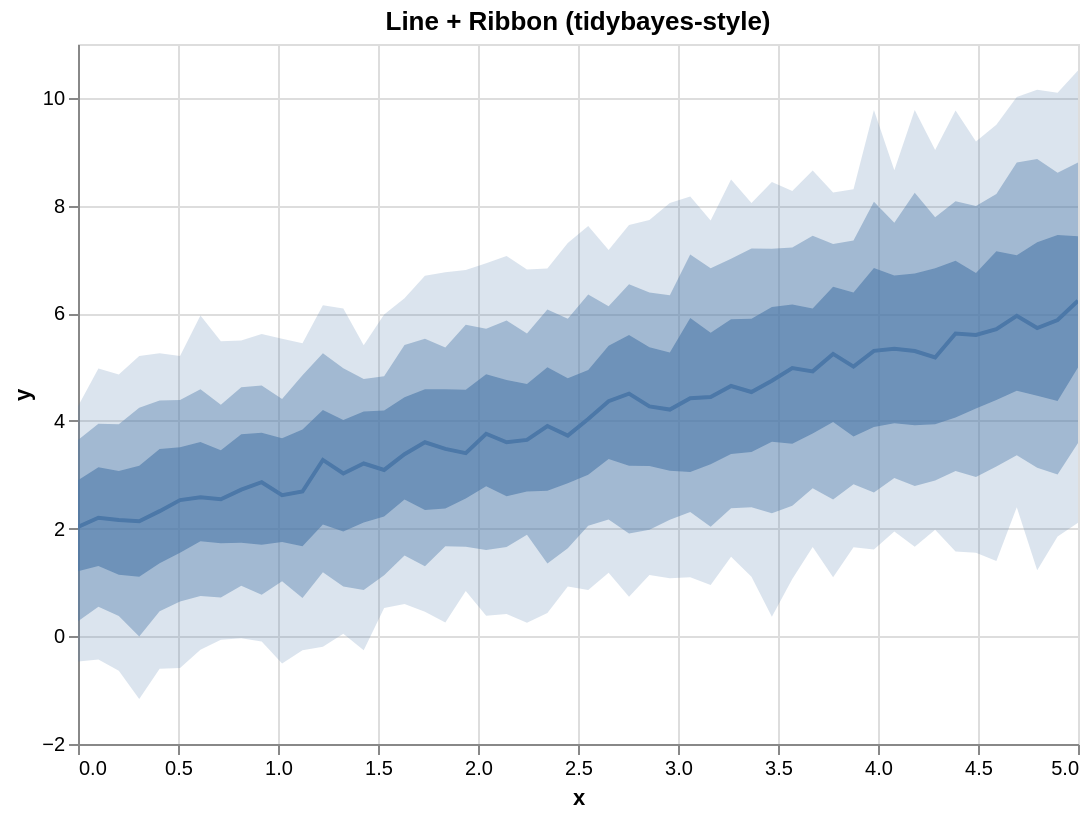

This figure's Vega-Lite source:
### Vega-Lite specification from a JSON file in a GitHub repository (floating-point values rounded to 4 significant figures)
{"$schema": "https://vega.github.io/schema/vega-lite/v5.json", "config": {"axis": {"labelLimit": 0}, "header": {"labelLimit": 0}, "legend": {"labelLimit": 0}}, "data": {"values": [{"__median__": 4.507, "hi_0_5_": 5.596, "hi_0_8_": 6.536, "hi_0_95_": 7.638, "lo_0_5_": 3.166, "lo_0_8_": 1.91, "lo_0_95_": 0.7365, "x": 2.755}, {"__median__": 3.276, "hi_0_5_": 4.201, "hi_0_8_": 5.258, "hi_0_95_": 6.147, "lo_0_5_": 2.078, "lo_0_8_": 1.191, "lo_0_95_": -0.1948, "x": 1.224}, {"__median__": 4.649, "hi_0_5_": 5.888, "hi_0_8_": 7.012, "hi_0_95_": 8.485, "lo_0_5_": 3.388, "lo_0_8_": 2.38, "lo_0_95_": 1.476, "x": 3.265}, {"__median__": 5.244, "hi_0_5_": 6.492, "hi_0_8_": 7.287, "hi_0_95_": 8.243, "lo_0_5_": 3.981, "lo_0_8_": 2.542, "lo_0_95_": 1.096, "x": 3.776}, {"__median__": 5.597, "hi_0_5_": 6.748, "hi_0_8_": 7.991, "hi_0_95_": 9.189, "lo_0_5_": 4.23, "lo_0_8_": 2.959, "lo_0_95_": 1.55, "x": 4.49}, {"__median__": 2.203, "hi_0_5_": 3.141, "hi_0_8_": 3.948, "hi_0_95_": 4.975, "lo_0_5_": 1.305, "lo_0_8_": 0.5511, "lo_0_95_": -0.4301, "x": 0.102}, {"__median__": 5.339, "hi_0_5_": 6.699, "hi_0_8_": 7.679, "hi_0_95_": 8.657, "lo_0_5_": 3.958, "lo_0_8_": 2.94, "lo_0_95_": 1.946, "x": 4.082}, {"__median__": 2.137, "hi_0_5_": 3.166, "hi_0_8_": 4.245, "hi_0_95_": 5.205, "lo_0_5_": 1.105, "lo_0_8_": -0.003882, "lo_0_95_": -1.164, "x": 0.3061}, {"__median__": 5.725, "hi_0_5_": 7.318, "hi_0_8_": 8.865, "hi_0_95_": 10.15, "lo_0_5_": 4.465, "lo_0_8_": 3.13, "lo_0_95_": 1.228, "x": 4.796}, {"__median__": 3.906, "hi_0_5_": 4.999, "hi_0_8_": 6.068, "hi_0_95_": 6.83, "lo_0_5_": 2.702, "lo_0_8_": 1.352, "lo_0_95_": 0.4349, "x": 2.347}, {"__median__": 2.158, "hi_0_5_": 3.068, "hi_0_8_": 3.936, "hi_0_95_": 4.86, "lo_0_5_": 1.141, "lo_0_8_": 0.3748, "lo_0_95_": -0.6412, "x": 0.2041}, {"__median__": 4.443, "hi_0_5_": 5.635, "hi_0_8_": 6.836, "hi_0_95_": 7.724, "lo_0_5_": 3.194, "lo_0_8_": 2.035, "lo_0_95_": 0.9511, "x": 3.163}, {"__median__": 5.298, "hi_0_5_": 6.738, "hi_0_8_": 8.239, "hi_0_95_": 9.775, "lo_0_5_": 3.919, "lo_0_8_": 2.791, "lo_0_95_": 1.664, "x": 4.184}, {"__median__": 3.647, "hi_0_5_": 4.686, "hi_0_8_": 5.625, "hi_0_95_": 6.814, "lo_0_5_": 2.691, "lo_0_8_": 1.886, "lo_0_95_": 0.2537, "x": 2.245}, {"__median__": 4.035, "hi_0_5_": 4.946, "hi_0_8_": 6.346, "hi_0_95_": 7.622, "lo_0_5_": 3.001, "lo_0_8_": 2.053, "lo_0_95_": 0.8599, "x": 2.551}, {"__median__": 2.62, "hi_0_5_": 3.68, "hi_0_8_": 4.409, "hi_0_95_": 5.526, "lo_0_5_": 1.752, "lo_0_8_": 1.022, "lo_0_95_": -0.5063, "x": 1.02}, {"__median__": 4.981, "hi_0_5_": 6.163, "hi_0_8_": 7.219, "hi_0_95_": 8.271, "lo_0_5_": 3.576, "lo_0_8_": 2.426, "lo_0_95_": 1.063, "x": 3.571}, {"__median__": 5.302, "hi_0_5_": 6.838, "hi_0_8_": 8.069, "hi_0_95_": 9.773, "lo_0_5_": 3.885, "lo_0_8_": 2.669, "lo_0_95_": 1.61, "x": 3.98}, {"__median__": 2.544, "hi_0_5_": 3.455, "hi_0_8_": 4.301, "hi_0_95_": 5.479, "lo_0_5_": 1.728, "lo_0_8_": 0.7225, "lo_0_95_": -0.06351, "x": 0.7143}, {"__median__": 5.178, "hi_0_5_": 6.835, "hi_0_8_": 7.781, "hi_0_95_": 9.034, "lo_0_5_": 3.939, "lo_0_8_": 2.892, "lo_0_95_": 1.979, "x": 4.286}, {"__median__": 2.724, "hi_0_5_": 3.75, "hi_0_8_": 4.624, "hi_0_95_": 5.492, "lo_0_5_": 1.74, "lo_0_8_": 0.939, "lo_0_95_": -0.03544, "x": 0.8163}, {"__median__": 4.367, "hi_0_5_": 5.396, "hi_0_8_": 6.13, "hi_0_95_": 7.175, "lo_0_5_": 3.291, "lo_0_8_": 2.172, "lo_0_95_": 1.181, "x": 2.653}, {"__median__": 5.874, "hi_0_5_": 7.453, "hi_0_8_": 8.61, "hi_0_95_": 10.09, "lo_0_5_": 4.369, "lo_0_8_": 3.007, "lo_0_95_": 1.852, "x": 4.898}, {"__median__": 4.269, "hi_0_5_": 5.367, "hi_0_8_": 6.384, "hi_0_95_": 7.732, "lo_0_5_": 3.164, "lo_0_8_": 1.981, "lo_0_95_": 1.138, "x": 2.857}, {"__median__": 3.481, "hi_0_5_": 4.59, "hi_0_8_": 5.365, "hi_0_95_": 6.762, "lo_0_5_": 2.375, "lo_0_8_": 1.671, "lo_0_95_": 0.2586, "x": 1.837}, {"__median__": 4.921, "hi_0_5_": 6.09, "hi_0_8_": 7.441, "hi_0_95_": 8.65, "lo_0_5_": 3.765, "lo_0_8_": 2.749, "lo_0_95_": 1.659, "x": 3.673}, {"__median__": 3.603, "hi_0_5_": 4.759, "hi_0_8_": 5.867, "hi_0_95_": 7.061, "lo_0_5_": 2.603, "lo_0_8_": 1.661, "lo_0_95_": 0.4137, "x": 2.143}, {"__median__": 5.952, "hi_0_5_": 7.077, "hi_0_8_": 8.8, "hi_0_95_": 10.01, "lo_0_5_": 4.561, "lo_0_8_": 3.363, "lo_0_95_": 2.397, "x": 4.694}, {"__median__": 3.025, "hi_0_5_": 4.015, "hi_0_8_": 4.976, "hi_0_95_": 6.087, "lo_0_5_": 1.948, "lo_0_8_": 0.9231, "lo_0_95_": 0.04636, "x": 1.327}, {"__median__": 2.53, "hi_0_5_": 3.513, "hi_0_8_": 4.388, "hi_0_95_": 5.206, "lo_0_5_": 1.551, "lo_0_8_": 0.6456, "lo_0_95_": -0.5881, "x": 0.5102}, {"__median__": 3.726, "hi_0_5_": 4.792, "hi_0_8_": 5.898, "hi_0_95_": 7.306, "lo_0_5_": 2.84, "lo_0_8_": 1.634, "lo_0_95_": 0.9269, "x": 2.449}, {"__median__": 4.422, "hi_0_5_": 5.91, "hi_0_8_": 7.09, "hi_0_95_": 8.168, "lo_0_5_": 3.052, "lo_0_8_": 2.308, "lo_0_95_": 1.096, "x": 3.061}, {"__median__": 6.233, "hi_0_5_": 7.431, "hi_0_8_": 8.8, "hi_0_95_": 10.51, "lo_0_5_": 4.992, "lo_0_8_": 3.59, "lo_0_95_": 2.108, "x": 5.0}, {"__median__": 5.705, "hi_0_5_": 7.152, "hi_0_8_": 8.215, "hi_0_95_": 9.502, "lo_0_5_": 4.386, "lo_0_8_": 3.153, "lo_0_95_": 1.398, "x": 4.592}, {"__median__": 2.581, "hi_0_5_": 3.609, "hi_0_8_": 4.589, "hi_0_95_": 5.958, "lo_0_5_": 1.764, "lo_0_8_": 0.7463, "lo_0_95_": -0.2502, "x": 0.6122}, {"__median__": 3.402, "hi_0_5_": 4.578, "hi_0_8_": 5.784, "hi_0_95_": 6.802, "lo_0_5_": 2.56, "lo_0_8_": 1.661, "lo_0_95_": 0.8407, "x": 1.939}, {"__median__": 3.09, "hi_0_5_": 4.192, "hi_0_8_": 4.831, "hi_0_95_": 5.976, "lo_0_5_": 2.225, "lo_0_8_": 1.133, "lo_0_95_": 0.5244, "x": 1.531}, {"__median__": 5.008, "hi_0_5_": 6.385, "hi_0_8_": 7.351, "hi_0_95_": 8.303, "lo_0_5_": 3.71, "lo_0_8_": 2.824, "lo_0_95_": 1.653, "x": 3.878}, {"__median__": 3.762, "hi_0_5_": 4.865, "hi_0_8_": 5.71, "hi_0_95_": 6.927, "lo_0_5_": 2.786, "lo_0_8_": 1.601, "lo_0_95_": 0.3806, "x": 2.041}, {"__median__": 3.209, "hi_0_5_": 4.174, "hi_0_8_": 4.776, "hi_0_95_": 5.403, "lo_0_5_": 2.112, "lo_0_8_": 0.8594, "lo_0_95_": -0.2598, "x": 1.429}, {"__median__": 2.325, "hi_0_5_": 3.477, "hi_0_8_": 4.382, "hi_0_95_": 5.257, "lo_0_5_": 1.359, "lo_0_8_": 0.4635, "lo_0_95_": -0.604, "x": 0.4082}, {"__median__": 4.537, "hi_0_5_": 5.896, "hi_0_8_": 7.202, "hi_0_95_": 8.045, "lo_0_5_": 3.422, "lo_0_8_": 2.398, "lo_0_95_": 1.107, "x": 3.367}, {"__median__": 2.031, "hi_0_5_": 2.9, "hi_0_8_": 3.644, "hi_0_95_": 4.272, "lo_0_5_": 1.21, "lo_0_8_": 0.2808, "lo_0_95_": -0.4685, "x": 0.0}, {"__median__": 5.622, "hi_0_5_": 6.976, "hi_0_8_": 8.079, "hi_0_95_": 9.766, "lo_0_5_": 4.064, "lo_0_8_": 3.069, "lo_0_95_": 1.576, "x": 4.388}, {"__median__": 2.862, "hi_0_5_": 3.781, "hi_0_8_": 4.656, "hi_0_95_": 5.614, "lo_0_5_": 1.698, "lo_0_8_": 0.7729, "lo_0_95_": -0.09617, "x": 0.9184}, {"__median__": 3.604, "hi_0_5_": 4.586, "hi_0_8_": 5.524, "hi_0_95_": 6.695, "lo_0_5_": 2.347, "lo_0_8_": 1.303, "lo_0_95_": 0.4559, "x": 1.735}, {"__median__": 4.211, "hi_0_5_": 5.271, "hi_0_8_": 6.332, "hi_0_95_": 8.046, "lo_0_5_": 3.077, "lo_0_8_": 2.166, "lo_0_95_": 1.079, "x": 2.959}, {"__median__": 3.383, "hi_0_5_": 4.438, "hi_0_8_": 5.412, "hi_0_95_": 6.276, "lo_0_5_": 2.54, "lo_0_8_": 1.502, "lo_0_95_": 0.6022, "x": 1.633}, {"__median__": 4.745, "hi_0_5_": 6.115, "hi_0_8_": 7.198, "hi_0_95_": 8.437, "lo_0_5_": 3.612, "lo_0_8_": 2.285, "lo_0_95_": 0.3634, "x": 3.469}, {"__median__": 2.689, "hi_0_5_": 3.84, "hi_0_8_": 4.847, "hi_0_95_": 5.441, "lo_0_5_": 1.674, "lo_0_8_": 0.7122, "lo_0_95_": -0.2585, "x": 1.122}]}, "height": 350, "layer": [{"_lr_layer": true, "encoding": {"tooltip": [{"field": "x", "title": "x", "type": "quantitative"}, {"field": "__median__", "title": "median", "type": "quantitative"}, {"field": "lo_0_95_", "title": "95% lo", "type": "quantitative"}, {"field": "hi_0_95_", "title": "95% hi", "type": "quantitative"}], "x": {"field": "x", "scale": {"zero": false}, "type": "quantitative"}, "y": {"field": "lo_0_95_", "scale": {"zero": false}, "title": "y", "type": "quantitative"}, "y2": {"field": "hi_0_95_"}}, "mark": {"line": false, "opacity": 0.2, "type": "area"}, "params": [{"bind": "scales", "name": "grid", "select": {"encodings": ["x", "y"], "type": "interval"}}]}, {"_lr_layer": true, "encoding": {"tooltip": [{"field": "x", "title": "x", "type": "quantitative"}, {"field": "__median__", "title": "median", "type": "quantitative"}, {"field": "lo_0_95_", "title": "95% lo", "type": "quantitative"}, {"field": "hi_0_95_", "title": "95% hi", "type": "quantitative"}], "x": {"field": "x", "scale": {"zero": false}, "type": "quantitative"}, "y": {"field": "lo_0_8_", "scale": {"zero": false}, "title": "y", "type": "quantitative"}, "y2": {"field": "hi_0_8_"}}, "mark": {"line": false, "opacity": 0.4, "type": "area"}}, {"_lr_layer": true, "encoding": {"tooltip": [{"field": "x", "title": "x", "type": "quantitative"}, {"field": "__median__", "title": "median", "type": "quantitative"}, {"field": "lo_0_95_", "title": "95% lo", "type": "quantitative"}, {"field": "hi_0_95_", "title": "95% hi", "type": "quantitative"}], "x": {"field": "x", "scale": {"zero": false}, "type": "quantitative"}, "y": {"field": "lo_0_5_", "scale": {"zero": false}, "title": "y", "type": "quantitative"}, "y2": {"field": "hi_0_5_"}}, "mark": {"line": false, "opacity": 0.6, "type": "area"}}, {"_lr_layer": true, "encoding": {"tooltip": [{"field": "x", "title": "x", "type": "quantitative"}, {"field": "__median__", "title": "median", "type": "quantitative"}, {"field": "lo_0_95_", "title": "95% lo", "type": "quantitative"}, {"field": "hi_0_95_", "title": "95% hi", "type": "quantitative"}], "x": {"field": "x", "scale": {"zero": false}, "type": "quantitative"}, "y": {"field": "__median__", "scale": {"zero": false}, "title": "y", "type": "quantitative"}}, "mark": {"strokeWidth": 2, "type": "line"}}], "title": "Line + Ribbon (tidybayes-style)", "width": 500}
